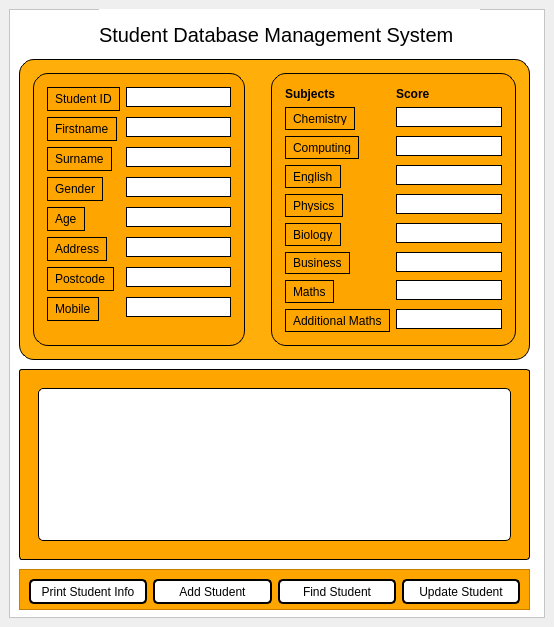
<?xml version="1.0" encoding="UTF-8"?>
<ui version="4.0">
 <class>MainWindow</class>
 <widget class="QMainWindow" name="MainWindow">
  <property name="geometry">
   <rect>
    <x>0</x>
    <y>0</y>
    <width>554</width>
    <height>627</height>
   </rect>
  </property>
  <property name="sizePolicy">
   <sizepolicy hsizetype="Preferred" vsizetype="Preferred">
    <horstretch>0</horstretch>
    <verstretch>0</verstretch>
   </sizepolicy>
  </property>
  <property name="windowTitle">
   <string>MainWindow</string>
  </property>
  <widget class="QWidget" name="centralwidget">
   <property name="maximumSize">
    <size>
     <width>1533</width>
     <height>1139</height>
    </size>
   </property>
   <layout class="QGridLayout" name="gridLayout">
    <item row="0" column="0">
     <widget class="QFrame" name="frame">
      <property name="styleSheet">
       <string notr="true">background:white</string>
      </property>
      <property name="frameShape">
       <enum>QFrame::StyledPanel</enum>
      </property>
      <property name="frameShadow">
       <enum>QFrame::Raised</enum>
      </property>
      <widget class="QLabel" name="student_database_management_system">
       <property name="geometry">
        <rect>
         <x>90</x>
         <y>0</y>
         <width>381</width>
         <height>51</height>
        </rect>
       </property>
       <property name="font">
        <font>
         <pointsize>15</pointsize>
        </font>
       </property>
       <property name="text">
        <string>Student Database Management System</string>
       </property>
      </widget>
      <widget class="QFrame" name="buttom_frame">
       <property name="geometry">
        <rect>
         <x>10</x>
         <y>560</y>
         <width>511</width>
         <height>41</height>
        </rect>
       </property>
       <property name="styleSheet">
        <string notr="true">background:orange</string>
       </property>
       <property name="frameShape">
        <enum>QFrame::StyledPanel</enum>
       </property>
       <property name="frameShadow">
        <enum>QFrame::Raised</enum>
       </property>
       <layout class="QHBoxLayout" name="horizontalLayout">
        <item>
         <widget class="QPushButton" name="print_button">
          <property name="minimumSize">
           <size>
            <width>0</width>
            <height>25</height>
           </size>
          </property>
          <property name="styleSheet">
           <string notr="true">background-color: white;
border-style: outset;
border-width: 2px;
border-radius: 5px;
border-color: black;
padding: 0px;</string>
          </property>
          <property name="text">
           <string>Print Student Info</string>
          </property>
         </widget>
        </item>
        <item>
         <widget class="QPushButton" name="add_student">
          <property name="minimumSize">
           <size>
            <width>0</width>
            <height>25</height>
           </size>
          </property>
          <property name="styleSheet">
           <string notr="true">background-color: white;
border-style: outset;
border-width: 2px;
border-radius: 5px;
border-color: black;
padding: 0px;</string>
          </property>
          <property name="text">
           <string>Add Student</string>
          </property>
         </widget>
        </item>
        <item>
         <widget class="QPushButton" name="find_student">
          <property name="minimumSize">
           <size>
            <width>0</width>
            <height>25</height>
           </size>
          </property>
          <property name="styleSheet">
           <string notr="true">background-color: white;
border-style: outset;
border-width: 2px;
border-radius: 5px;
border-color: black;
padding: 0px;</string>
          </property>
          <property name="text">
           <string>Find Student</string>
          </property>
         </widget>
        </item>
        <item>
         <widget class="QPushButton" name="update_students">
          <property name="minimumSize">
           <size>
            <width>0</width>
            <height>25</height>
           </size>
          </property>
          <property name="styleSheet">
           <string notr="true">background-color: white;
border-style: outset;
border-width: 2px;
border-radius: 5px;
border-color: black;
padding: 0px;</string>
          </property>
          <property name="text">
           <string>Update Student</string>
          </property>
         </widget>
        </item>
       </layout>
      </widget>
      <widget class="QFrame" name="table_widgets_frame">
       <property name="geometry">
        <rect>
         <x>10</x>
         <y>360</y>
         <width>511</width>
         <height>191</height>
        </rect>
       </property>
       <property name="styleSheet">
        <string notr="true">background-color: orange;
border-style: outset;
border-width: 1px;
border-radius: 3px;
border-color: black;
padding: 0px;</string>
       </property>
       <property name="frameShape">
        <enum>QFrame::StyledPanel</enum>
       </property>
       <property name="frameShadow">
        <enum>QFrame::Raised</enum>
       </property>
       <layout class="QGridLayout" name="gridLayout_2">
        <item row="0" column="0">
         <widget class="QScrollArea" name="scrollArea">
          <property name="styleSheet">
           <string notr="true">background-color: orange;
border-style: outset;
border-width: 0px;
border-radius: 0px;
border-color: black;
padding: 0px;</string>
          </property>
          <property name="widgetResizable">
           <bool>true</bool>
          </property>
          <widget class="QWidget" name="scrollAreaWidgetContents">
           <property name="geometry">
            <rect>
             <x>0</x>
             <y>0</y>
             <width>491</width>
             <height>171</height>
            </rect>
           </property>
           <layout class="QGridLayout" name="gridLayout_4">
            <item row="0" column="0">
             <widget class="QTableWidget" name="table_view">
              <property name="styleSheet">
               <string notr="true">background-color:white;
border-style: outset;
border-width: 1px;
border-radius: 5px;
border-color: black;
padding: 0px;</string>
              </property>
             </widget>
            </item>
           </layout>
          </widget>
         </widget>
        </item>
       </layout>
      </widget>
      <widget class="QFrame" name="database_input_frames">
       <property name="geometry">
        <rect>
         <x>10</x>
         <y>50</y>
         <width>511</width>
         <height>301</height>
        </rect>
       </property>
       <property name="styleSheet">
        <string notr="true">background-color: rgb(255, 174, 10);
border-style: outset;
border-width: 1px;
border-radius: 15px;
border-color: black;
padding: 4px;</string>
       </property>
       <property name="frameShape">
        <enum>QFrame::StyledPanel</enum>
       </property>
       <property name="frameShadow">
        <enum>QFrame::Raised</enum>
       </property>
       <layout class="QHBoxLayout" name="horizontalLayout_2">
        <item>
         <widget class="QFrame" name="student_info_frame">
          <property name="sizePolicy">
           <sizepolicy hsizetype="Preferred" vsizetype="Preferred">
            <horstretch>0</horstretch>
            <verstretch>0</verstretch>
           </sizepolicy>
          </property>
          <property name="styleSheet">
           <string notr="true">background:orange</string>
          </property>
          <property name="frameShape">
           <enum>QFrame::StyledPanel</enum>
          </property>
          <property name="frameShadow">
           <enum>QFrame::Raised</enum>
          </property>
          <layout class="QFormLayout" name="formLayout_2">
           <item row="0" column="0">
            <widget class="QLabel" name="student_id_label">
             <property name="text">
              <string>Student ID</string>
             </property>
            </widget>
           </item>
           <item row="0" column="1">
            <widget class="QLineEdit" name="student_id_input">
             <property name="styleSheet">
              <string notr="true">background:white;
border-style: outset;
border-width: 1px;
border-radius: 0px;
border-color: black;
padding: 1px;</string>
             </property>
            </widget>
           </item>
           <item row="1" column="0">
            <widget class="QLabel" name="firstname_label">
             <property name="text">
              <string>Firstname</string>
             </property>
            </widget>
           </item>
           <item row="1" column="1">
            <widget class="QLineEdit" name="firstname_input">
             <property name="styleSheet">
              <string notr="true">background:white;
border-style: outset;
border-width: 1px;
border-radius: 0px;
border-color: black;
padding: 1px;</string>
             </property>
            </widget>
           </item>
           <item row="2" column="0">
            <widget class="QLabel" name="surname_label">
             <property name="text">
              <string>Surname</string>
             </property>
            </widget>
           </item>
           <item row="2" column="1">
            <widget class="QLineEdit" name="surname_input">
             <property name="styleSheet">
              <string notr="true">background:white;
border-style: outset;
border-width: 1px;
border-radius: 0px;
border-color: black;
padding: 1px;</string>
             </property>
            </widget>
           </item>
           <item row="3" column="0">
            <widget class="QLabel" name="gender_label">
             <property name="text">
              <string>Gender</string>
             </property>
            </widget>
           </item>
           <item row="3" column="1">
            <widget class="QLineEdit" name="gender_input">
             <property name="styleSheet">
              <string notr="true">background:white;
border-style: outset;
border-width: 1px;
border-radius: 0px;
border-color: black;
padding: 1px;</string>
             </property>
            </widget>
           </item>
           <item row="4" column="0">
            <widget class="QLabel" name="age_label">
             <property name="text">
              <string>Age</string>
             </property>
            </widget>
           </item>
           <item row="4" column="1">
            <widget class="QLineEdit" name="age__input">
             <property name="styleSheet">
              <string notr="true">background:white;
border-style: outset;
border-width: 1px;
border-radius: 0px;
border-color: black;
padding: 1px;</string>
             </property>
            </widget>
           </item>
           <item row="5" column="0">
            <widget class="QLabel" name="address_label">
             <property name="text">
              <string>Address</string>
             </property>
            </widget>
           </item>
           <item row="5" column="1">
            <widget class="QLineEdit" name="address_input">
             <property name="styleSheet">
              <string notr="true">background:white;
border-style: outset;
border-width: 1px;
border-radius: 0px;
border-color: black;
padding: 1px;</string>
             </property>
            </widget>
           </item>
           <item row="6" column="0">
            <widget class="QLabel" name="postcode_label">
             <property name="text">
              <string>Postcode</string>
             </property>
            </widget>
           </item>
           <item row="6" column="1">
            <widget class="QLineEdit" name="postcode_input">
             <property name="styleSheet">
              <string notr="true">background:white;
border-style: outset;
border-width: 1px;
border-radius: 0px;
border-color: black;
padding: 1px;</string>
             </property>
            </widget>
           </item>
           <item row="7" column="0">
            <widget class="QLabel" name="mobile_label">
             <property name="text">
              <string>Mobile</string>
             </property>
            </widget>
           </item>
           <item row="7" column="1">
            <widget class="QLineEdit" name="mobile_input">
             <property name="styleSheet">
              <string notr="true">background:white;
border-style: outset;
border-width: 1px;
border-radius: 0px;
border-color: black;
padding: 1px;</string>
             </property>
            </widget>
           </item>
          </layout>
         </widget>
        </item>
        <item>
         <spacer name="horizontalSpacer">
          <property name="orientation">
           <enum>Qt::Horizontal</enum>
          </property>
          <property name="sizeType">
           <enum>QSizePolicy::Fixed</enum>
          </property>
          <property name="sizeHint" stdset="0">
           <size>
            <width>20</width>
            <height>20</height>
           </size>
          </property>
         </spacer>
        </item>
        <item>
         <widget class="QFrame" name="subjects_frame">
          <property name="sizePolicy">
           <sizepolicy hsizetype="Preferred" vsizetype="Preferred">
            <horstretch>0</horstretch>
            <verstretch>0</verstretch>
           </sizepolicy>
          </property>
          <property name="styleSheet">
           <string notr="true">background:orange</string>
          </property>
          <property name="frameShape">
           <enum>QFrame::StyledPanel</enum>
          </property>
          <property name="frameShadow">
           <enum>QFrame::Raised</enum>
          </property>
          <layout class="QFormLayout" name="formLayout_3">
           <item row="0" column="0">
            <widget class="QLabel" name="subject_label">
             <property name="font">
              <font>
               <weight>75</weight>
               <bold>true</bold>
              </font>
             </property>
             <property name="styleSheet">
              <string notr="true">border-style: outset;
border-radius: 0px;
border-width: 0px;
border-color: black;
padding: 0px;</string>
             </property>
             <property name="text">
              <string>Subjects</string>
             </property>
            </widget>
           </item>
           <item row="0" column="1">
            <widget class="QLabel" name="score_label">
             <property name="font">
              <font>
               <weight>75</weight>
               <bold>true</bold>
               <underline>false</underline>
              </font>
             </property>
             <property name="styleSheet">
              <string notr="true">border-style: outset;
border-radius: 0px;
border-width: 0px;
border-color: black;
padding: 0px;</string>
             </property>
             <property name="text">
              <string>Score</string>
             </property>
            </widget>
           </item>
           <item row="1" column="0">
            <widget class="QLabel" name="chemistry_label">
             <property name="text">
              <string>Chemistry</string>
             </property>
            </widget>
           </item>
           <item row="1" column="1">
            <widget class="QLineEdit" name="chemistry_input">
             <property name="styleSheet">
              <string notr="true">background:white;
border-style: outset;
border-width: 1px;
border-radius: 0px;
border-color: black;
padding: 1px;</string>
             </property>
            </widget>
           </item>
           <item row="2" column="0">
            <widget class="QLabel" name="computing_label">
             <property name="text">
              <string>Computing</string>
             </property>
            </widget>
           </item>
           <item row="2" column="1">
            <widget class="QLineEdit" name="computing_input">
             <property name="styleSheet">
              <string notr="true">background:white;
border-style: outset;
border-width: 1px;
border-radius: 0px;
border-color: black;
padding: 1px;</string>
             </property>
            </widget>
           </item>
           <item row="3" column="0">
            <widget class="QLabel" name="english_label">
             <property name="text">
              <string>English</string>
             </property>
            </widget>
           </item>
           <item row="3" column="1">
            <widget class="QLineEdit" name="english_input">
             <property name="styleSheet">
              <string notr="true">background:white;
border-style: outset;
border-width: 1px;
border-radius: 0px;
border-color: black;
padding: 1px;</string>
             </property>
            </widget>
           </item>
           <item row="4" column="0">
            <widget class="QLabel" name="physics_label">
             <property name="text">
              <string>Physics</string>
             </property>
            </widget>
           </item>
           <item row="4" column="1">
            <widget class="QLineEdit" name="physics_input">
             <property name="styleSheet">
              <string notr="true">background:white;
border-style: outset;
border-width: 1px;
border-radius: 0px;
border-color: black;
padding: 1px;</string>
             </property>
            </widget>
           </item>
           <item row="5" column="0">
            <widget class="QLabel" name="biology_label">
             <property name="text">
              <string>Biology</string>
             </property>
            </widget>
           </item>
           <item row="5" column="1">
            <widget class="QLineEdit" name="biology_input">
             <property name="styleSheet">
              <string notr="true">background:white;
border-style: outset;
border-width: 1px;
border-radius: 0px;
border-color: black;
padding: 1px;</string>
             </property>
            </widget>
           </item>
           <item row="6" column="0">
            <widget class="QLabel" name="business_label">
             <property name="text">
              <string>Business</string>
             </property>
            </widget>
           </item>
           <item row="6" column="1">
            <widget class="QLineEdit" name="business_input">
             <property name="styleSheet">
              <string notr="true">background:white;
border-style: outset;
border-width: 1px;
border-radius: 0px;
border-color: black;
padding: 1px;</string>
             </property>
            </widget>
           </item>
           <item row="7" column="0">
            <widget class="QLabel" name="math_label">
             <property name="text">
              <string>Maths</string>
             </property>
            </widget>
           </item>
           <item row="7" column="1">
            <widget class="QLineEdit" name="math_input">
             <property name="styleSheet">
              <string notr="true">background:white;
border-style: outset;
border-width: 1px;
border-radius: 0px;
border-color: black;
padding: 1px;</string>
             </property>
            </widget>
           </item>
           <item row="8" column="0">
            <widget class="QLabel" name="math_label_2">
             <property name="text">
              <string>Additional Maths</string>
             </property>
             <property name="wordWrap">
              <bool>true</bool>
             </property>
            </widget>
           </item>
           <item row="8" column="1">
            <widget class="QLineEdit" name="math_input_2">
             <property name="styleSheet">
              <string notr="true">background:white;
border-style: outset;
border-width: 1px;
border-radius: 0px;
border-color: black;
padding: 1px;</string>
             </property>
            </widget>
           </item>
          </layout>
         </widget>
        </item>
       </layout>
      </widget>
     </widget>
    </item>
   </layout>
  </widget>
 </widget>
 <resources/>
 <connections/>
</ui>
